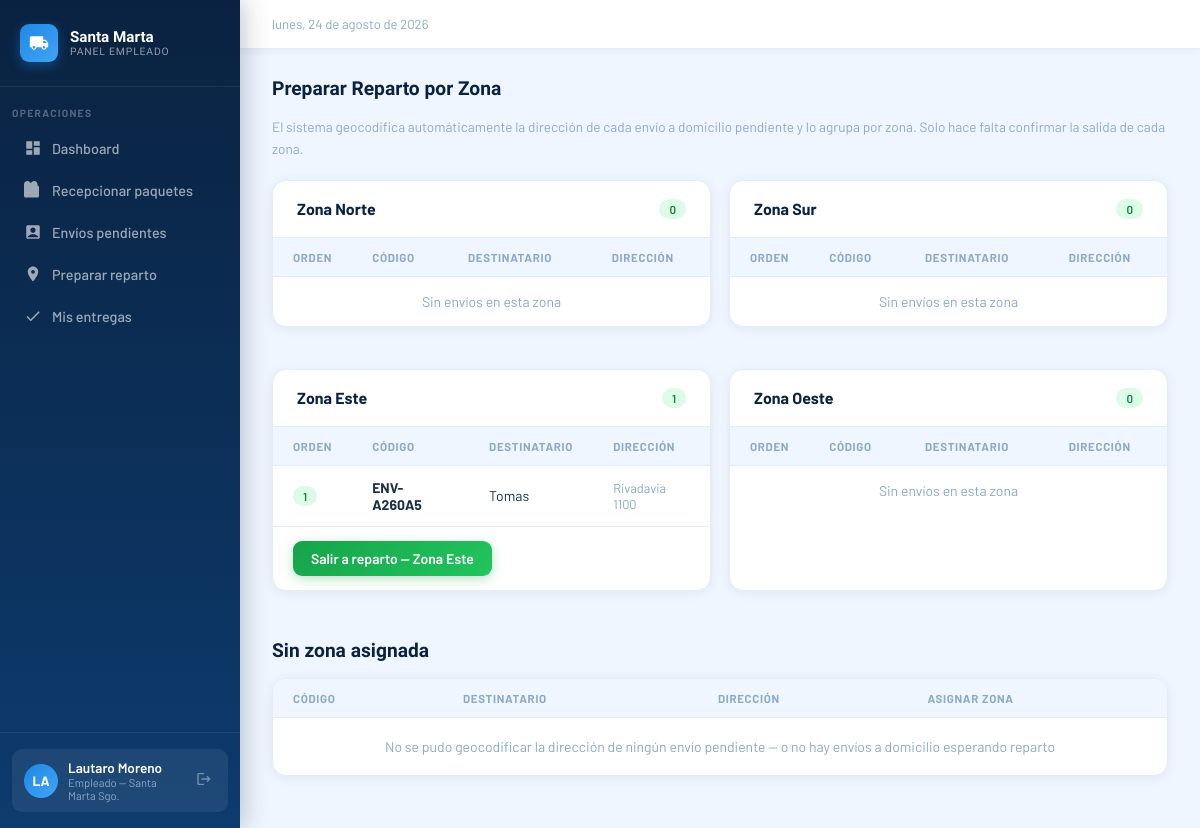
/empleado/reparto/ (signed in), run on the app's committed database.
### core/models.py (models this page shows, shortened)
class Usuario(AbstractUser):
    ROL_CHOICES = [
        ('admin', 'Administrador'),
        ('empleado', 'Empleado'),
        ('cliente', 'Cliente'),
    ]
    rol = models.CharField(max_length=20, choices=ROL_CHOICES)
    dni = models.CharField(max_length=20, unique=True)
    telefono = models.CharField(max_length=20, blank=True)

class Envio(models.Model):
    ESTADO_CHOICES = [
        ('pendiente', 'Pendiente'),
        ('en_transito', 'En tránsito'),
        ('en_sucursal', 'En sucursal'),
        ('en_reparto', 'En reparto'),
        ('entregado', 'Entregado'),
        ('cancelado', 'Cancelado'),
        ('devuelto', 'Devuelto'),
        ('retenido', 'Retenido'),
        ('extraviado', 'Extraviado'),
    ]
    MODALIDAD_CHOICES = [
        ('domicilio', 'Entrega a domicilio'),
        ('sucursal', 'Retiro en sucursal'),
    ]
    ZONA_CHOICES = [
        ('norte', 'Norte'),
        ('sur', 'Sur'),
        ('este', 'Este'),
        ('oeste', 'Oeste'),
    ]
    codigo = models.CharField(max_length=20, unique=True, editable=False)
    destinatario = models.ForeignKey(Usuario, on_delete=models.PROTECT, related_name='envios')
    despacho = models.ForeignKey(Despacho, on_delete=models.SET_NULL, null=True, blank=True, related_name='envios')
    contenido = models.CharField(max_length=200)
    precio = models.DecimalField(max_digits=10, decimal_places=2)
    estado = models.CharField(max_length=20, choices=ESTADO_CHOICES, default='pendiente')
    modalidad = models.CharField(max_length=20, choices=MODALIDAD_CHOICES)
    direccion_entrega = models.CharField(max_length=200, blank=True)
    zona = models.CharField(max_length=10, choices=ZONA_CHOICES, blank=True)
    fecha_registro = models.DateTimeField(auto_now_add=True)
    fecha_actualizacion = models.DateTimeField(auto_now=True)
    fecha_recepcion = models.DateTimeField(null=True, blank=True)
    fecha_entrega = models.DateTimeField(null=True, blank=True)
    entregado_por = models.ForeignKey(
        Usuario, on_delete=models.SET_NULL, null=True, blank=True, related_name='entregas_realizadas'
    )
    lat = models.FloatField(null=True, blank=True)
    lon = models.FloatField(null=True, blank=True)
    notificado_demora = models.BooleanField(default=False)
    intentos_entrega = models.PositiveSmallIntegerField(default=0)
    ESTADOS_ACTIVOS = ['pendiente', 'en_transito', 'en_sucursal', 'en_reparto']
    UMBRAL_DEMORA_DIAS = 2
    MAX_INTENTOS_ENTREGA = 2
    @property
    def dias_sin_actualizar(self):
        return (timezone.now() - self.fecha_actualizacion).days
    @property
    def esta_demorado(self):
        return self.estado in self.ESTADOS_ACTIVOS and self.dias_sin_actualizar > self.UMBRAL_DEMORA_DIAS
    @property
    def tiene_danio_reportado(self):
        return self.incidencias.filter(tipo='danado').exists()
    @property
    def tiene_perdida_reportada(self):
        return self.incidencias.filter(tipo='perdido').exists()
    @property
    def monto_pagado(self):
        return self.pagos.filter(anulado=False).aggregate(total=models.Sum('monto'))['total'] or 0
    @property
    def esta_pagado(self):
        return self.monto_pagado >= self.precio
    @property
    def saldo_pendiente(self):
        return max(self.precio - self.monto_pagado, 0)

### empleado/views.py (the view, shortened to what this page needs)
# urls.py: path('reparto/', views.preparar_reparto_view, name='empleado_preparar_reparto'),
@login_required
def preparar_reparto_view(request):
    if request.user.rol != 'empleado':
        return redirect('inicio')
    candidatos = Envio.objects.filter(estado='en_sucursal', modalidad='domicilio')
    sin_zona_previo = list(candidatos.filter(zona=''))
    fallidos = []
    zonas = [
        (clave, etiqueta, ordenar_ruta(list(candidatos.filter(zona=clave))))
        for clave, etiqueta in Envio.ZONA_CHOICES
    ]
    contexto = _contexto_dashboard(request)
    contexto.update({
        'reparto_zonas': zonas,
        'reparto_sin_zona': candidatos.filter(zona=''),
        'zona_choices': Envio.ZONA_CHOICES,
        'mostrar_reparto': True,
    })
    return render(request, 'empleado/dashboard.html', contexto)

### core/models.py (called while the page is built)
    @property
    def total_envios(self):
        return self.envios.count()

    @property
    def envios_recibidos(self):
        return self.envios.exclude(estado__in=['pendiente', 'en_transito', 'extraviado']).count()

### core/zonificacion.py (called while the page is built)
def _distancia_km(lat1, lon1, lat2, lon2):
    R = 6371
    p1, p2 = math.radians(lat1), math.radians(lat2)
    dp = math.radians(lat2 - lat1)
    dl = math.radians(lon2 - lon1)
    a = math.sin(dp / 2) ** 2 + math.cos(p1) * math.cos(p2) * math.sin(dl / 2) ** 2
    return 2 * R * math.asin(math.sqrt(a))

def ordenar_ruta(envios):
    con_coords = [e for e in envios if e.lat is not None and e.lon is not None]
    sin_coords = [e for e in envios if e.lat is None or e.lon is None]
    ordenados = []
    restantes = con_coords[:]
    lat_actual, lon_actual = CENTRO_LAT, CENTRO_LON
    while restantes:
        siguiente = min(restantes, key=lambda e: _distancia_km(lat_actual, lon_actual, e.lat, e.lon))
        ordenados.append(siguiente)
        restantes.remove(siguiente)
        lat_actual, lon_actual = siguiente.lat, siguiente.lon
    return ordenados + sin_coords

### empleado/views.py (called while the page is built)
def _contexto_dashboard(request):
    return {
        'envios_transito': Envio.objects.filter(estado='en_transito'),
        'envios_sucursal': Envio.objects.filter(estado='en_sucursal'),
        'envios_reparto': Envio.objects.filter(estado='en_reparto'),
        'envios_retenidos': Envio.objects.filter(estado='retenido'),
        'despachos_pendientes': Despacho.objects.filter(recepcion_finalizada=False).order_by('fecha_salida'),
        'transito_sin_despacho': Envio.objects.filter(estado='en_transito', despacho__isnull=True),
        'mis_entregas': Envio.objects.filter(entregado_por=request.user).select_related('destinatario').order_by('-fecha_entrega'),
    }

### empleado/templates/empleado/dashboard.html (shortened to what this page needs)
<!DOCTYPE html>
<html lang="es">
<head>
</head>
<body>
<aside class="sidebar">
  <div class="sidebar-logo">
    <div class="sidebar-logo-icon">
    </div>
    <div class="sidebar-logo-text">Santa Marta<span>Panel Empleado</span></div>
  </div>
  <div class="sidebar-section">Operaciones</div>
  <a href="#" class="nav-item active" onclick="showPage('dashboard')">
    <svg viewBox="0 0 24 24" fill="currentColor"><path d="M3 13h8V3H3v10zm0 8h8v-6H3v6zm10 0h8V11h-8v10zm0-18v6h8V3h-8z"/></svg>Dashboard
  </a>
  <a href="#" class="nav-item" onclick="showPage('recepcionar')">
    <svg viewBox="0 0 24 24" fill="currentColor"><path d="M20 6h-2.18c.07-.44.18-.88.18-1.36C18 2.06 15.96 0 13.5 0c-1.23 0-2.31.5-3.11 1.3L9 2.7 7.61 1.3C6.81.5 5.73 0 4.5 0 2.04 0 0 2.06 0 4.64c0 .48.11.92.18 1.36H0v14c0 1.1.9 2 2 2h16c1.1 0 2-.9 2-2V8c0-1.1-.9-2-2-2z"/></svg>Recepcionar paquetes
  </a>
  <a href="#" class="nav-item" onclick="showPage('pendientes')">
    <svg viewBox="0 0 24 24" fill="currentColor"><path d="M19 3H5c-1.1 0-2 .9-2 2v14c0 1.1.9 2 2 2h14c1.1 0 2-.9 2-2V5c0-1.1-.9-2-2-2zm-7 3c1.93 0 3.5 1.57 3.5 3.5S13.93 13 12 13s-3.5-1.57-3.5-3.5S10.07 6 12 6zm7 13H5v-.23c0-.62.28-1.2.76-1.58C7.47 15.82 9.64 15 12 15s4.53.82 6.24 2.19c.48.38.76.97.76 1.58V19z"/></svg>Envíos pendientes
  </a>
  <a href="{% url 'empleado_preparar_reparto' %}" class="nav-item">
    <svg viewBox="0 0 24 24" fill="currentColor"><path d="M12 2C8.13 2 5 5.13 5 9c0 5.25 7 13 7 13s7-7.75 7-13c0-3.87-3.13-7-7-7zm0 9.5A2.5 2.5 0 1 1 12 6.5a2.5 2.5 0 0 1 0 5z"/></svg>Preparar reparto
  </a>
  <a href="#" class="nav-item" onclick="showPage('mis-entregas')">
    <svg viewBox="0 0 24 24" fill="currentColor"><path d="M9 16.17L4.83 12l-1.42 1.41L9 19 21 7l-1.41-1.41z"/></svg>Mis entregas
  </a>
  <div class="sidebar-footer">
    <div class="user-badge">
      <div class="user-avatar">{{ user.first_name|slice:":2"|upper }}</div>
      <div class="user-info">
        <div class="user-name">{{ user.get_full_name }}</div>
        <div class="user-role">Empleado — Santa Marta Sgo.</div>
      </div>
      <form method="POST" action="{% url 'logout' %}">
        <button type="submit" class="logout-btn">
          <svg viewBox="0 0 24 24" fill="currentColor"><path d="M17 7l-1.41 1.41L18.17 11H8v2h10.17l-2.58 2.58L17 17l5-5zM4 5h8V3H4c-1.1 0-2 .9-2 2v14c0 1.1.9 2 2 2h8v-2H4V5z"/></svg>
        </button>
      </form>
    </div>
  </div>
</aside>
<div class="main">
  <div class="topbar">
    <span class="topbar-date" id="topbar-date"></span>
  </div>
  <div class="content">
    <div id="page-reparto" style="display:none;">
      <div class="section-header"><div class="section-title">Preparar Reparto por Zona</div></div>
      <p style="font-size:.85rem;color:var(--gray);line-height:1.6;margin-bottom:20px;">
        El sistema geocodifica automáticamente la dirección de cada envío a domicilio pendiente y lo agrupa por zona. Solo hace falta confirmar la salida de cada zona.
      </p>
      <div style="display:grid;grid-template-columns:repeat(2,1fr);gap:18px;margin-bottom:24px;">
        {% for clave, etiqueta, envios_zona in reparto_zonas %}
        <div class="table-card">
          <div class="table-card-header">
            <div class="table-card-title">Zona {{ etiqueta }}</div>
            <span class="badge badge-sucursal">{{ envios_zona|length }}</span>
          </div>
          <table>
            <thead><tr><th style="width:44px;">Orden</th><th>Código</th><th>Destinatario</th><th>Dirección</th></tr></thead>
            <tbody>
              {% for envio in envios_zona %}
              <tr>
                <td><span class="badge badge-sucursal">{{ forloop.counter }}</span></td>
                <td><strong>{{ envio.codigo }}</strong></td>
                <td>{{ envio.destinatario.get_full_name }}</td>
                <td style="color:var(--gray);font-size:.8rem;">{{ envio.direccion_entrega }}</td>
              </tr>
              {% empty %}
              <tr><td colspan="4" style="text-align:center;color:var(--gray);padding:16px;">Sin envíos en esta zona</td></tr>
              {% endfor %}
            </tbody>
          </table>
          {% if envios_zona %}
          <div style="padding:14px 20px;border-top:1px solid var(--gray-light);">
            <form method="POST" action="{% url 'empleado_despachar_zona' %}">
              <button type="submit" class="btn btn-green">Salir a reparto — Zona {{ etiqueta }}</button>
            </form>
          </div>
          {% endif %}
        </div>
        {% endfor %}
      </div>
      <div class="section-header"><div class="section-title">Sin zona asignada</div></div>
      <div class="table-card">
        <table>
          <thead><tr><th>Código</th><th>Destinatario</th><th>Dirección</th><th>Asignar zona</th></tr></thead>
          <tbody>
            {% for envio in reparto_sin_zona %}
            <tr>
              <td><strong>{{ envio.codigo }}</strong></td>
              <td>{{ envio.destinatario.get_full_name }}</td>
              <td style="color:var(--gray);font-size:.8rem;">{{ envio.direccion_entrega }}</td>
              <td>
                <form method="POST" action="{% url 'empleado_asignar_zona' %}" style="display:flex;gap:8px;align-items:center;">
                  {% csrf_token %}
                  <input type="hidden" name="envio_id" value="{{ envio.id }}"/>
                  <select name="zona" required style="padding:6px 10px;border:1.5px solid var(--gray-light);border-radius:8px;font-family:'Barlow',sans-serif;font-size:.82rem;">
                    <option value="">Zona...</option>
                    {% for clave, etiqueta in zona_choices %}
                    <option value="{{ clave }}">{{ etiqueta }}</option>
                    {% endfor %}
                  </select>
                  <button type="submit" class="btn btn-outline" style="padding:5px 12px;font-size:.78rem;">Asignar</button>
                </form>
              </td>
            </tr>
            {% empty %}
            <tr><td colspan="4" style="text-align:center;color:var(--gray);padding:20px;">No se pudo geocodificar la dirección de ningún envío pendiente — o no hay envíos a domicilio esperando reparto</td></tr>
            {% endfor %}
          </tbody>
        </table>
      </div>
    </div>
  </div>
</div>
</body>
</html>

### data on the page
Usuario: first_name "LA", get_full_name "Lautaro Moreno"
Envio: zona "Este", envios_zona "1", codigo "ENV-A260A5", destinatario.get_full_name "Tomas", direccion_entrega "Rivadavia 1100"

### other printed values
{{ etiqueta }} "Norte" "Sur" "Oeste"
{{ envios_zona|length }} "0" "0" "0"
